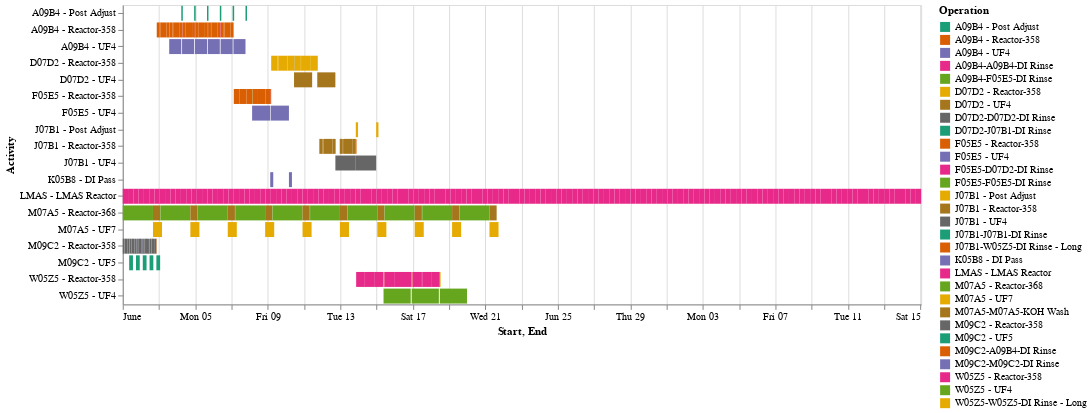

The notebook cell this image was saved under:
### Code cell
jobs_chart = sol.visualize_jobs()
machines_chart = sol.visualize_machines()
jobs_chart

### Figure 1 — Vega-Lite specification as saved in the notebook (floating-point values rounded to 4 significant figures; data arrays with more than 128 entries replaced by an {"elided": "..."} marker saying what was removed)
{"config": {"view": {"continuousWidth": 300, "continuousHeight": 300}}, "data": {"name": "data-aab8b2f9f2eb06163aa603eeb9ba51bc"}, "mark": {"type": "bar"}, "encoding": {"color": {"field": "Operation", "scale": {"scheme": "dark2"}, "type": "nominal"}, "x": {"field": "Start", "type": "temporal"}, "x2": {"field": "End"}, "y": {"field": "Activity", "type": "nominal"}}, "height": 300, "width": 800, "$schema": "https://vega.github.io/schema/vega-lite/v5.8.0.json", "datasets": {"data-aab8b2f9f2eb06163aa603eeb9ba51bc": {"elided": "319 records"}}}
